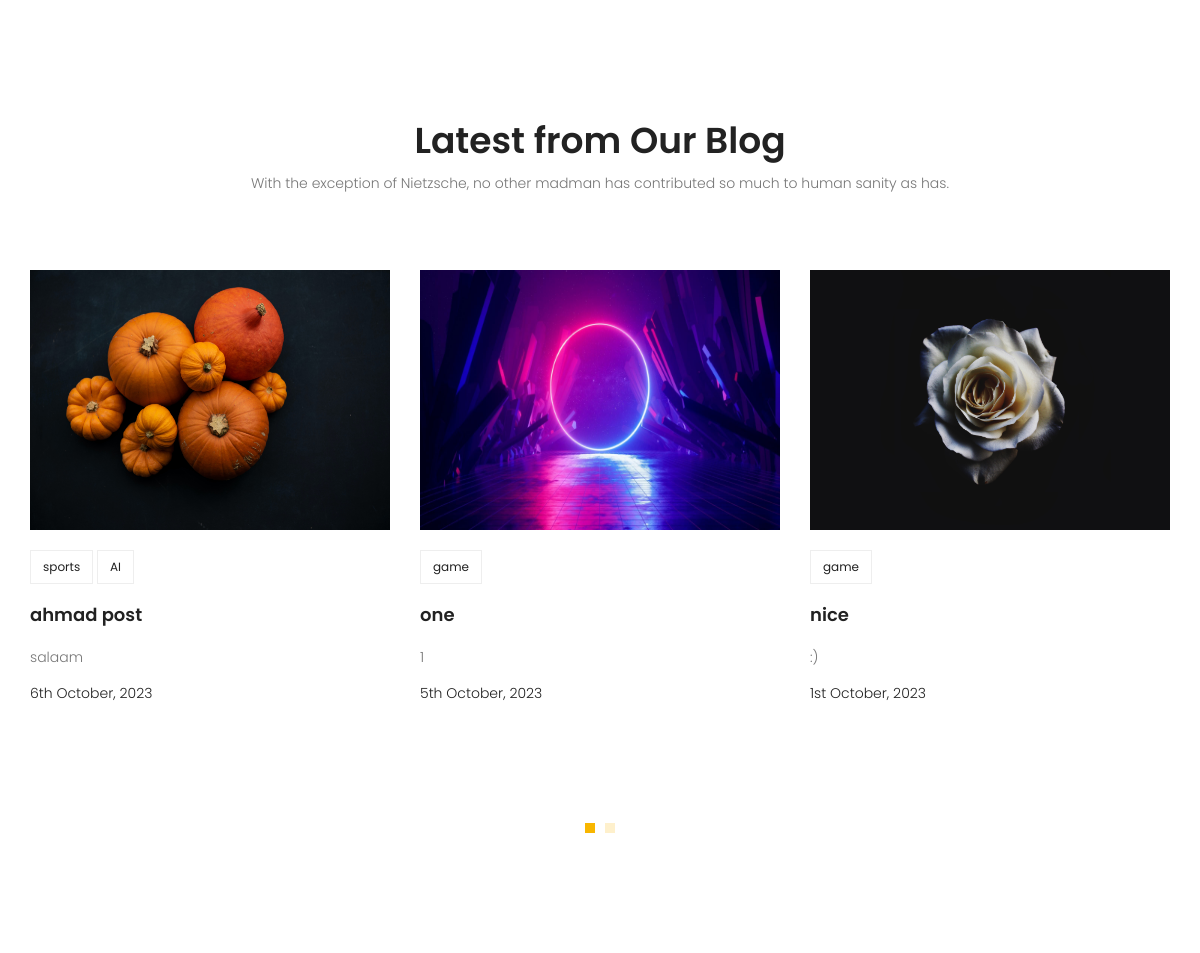
Before: / (middle part) with the older database file.
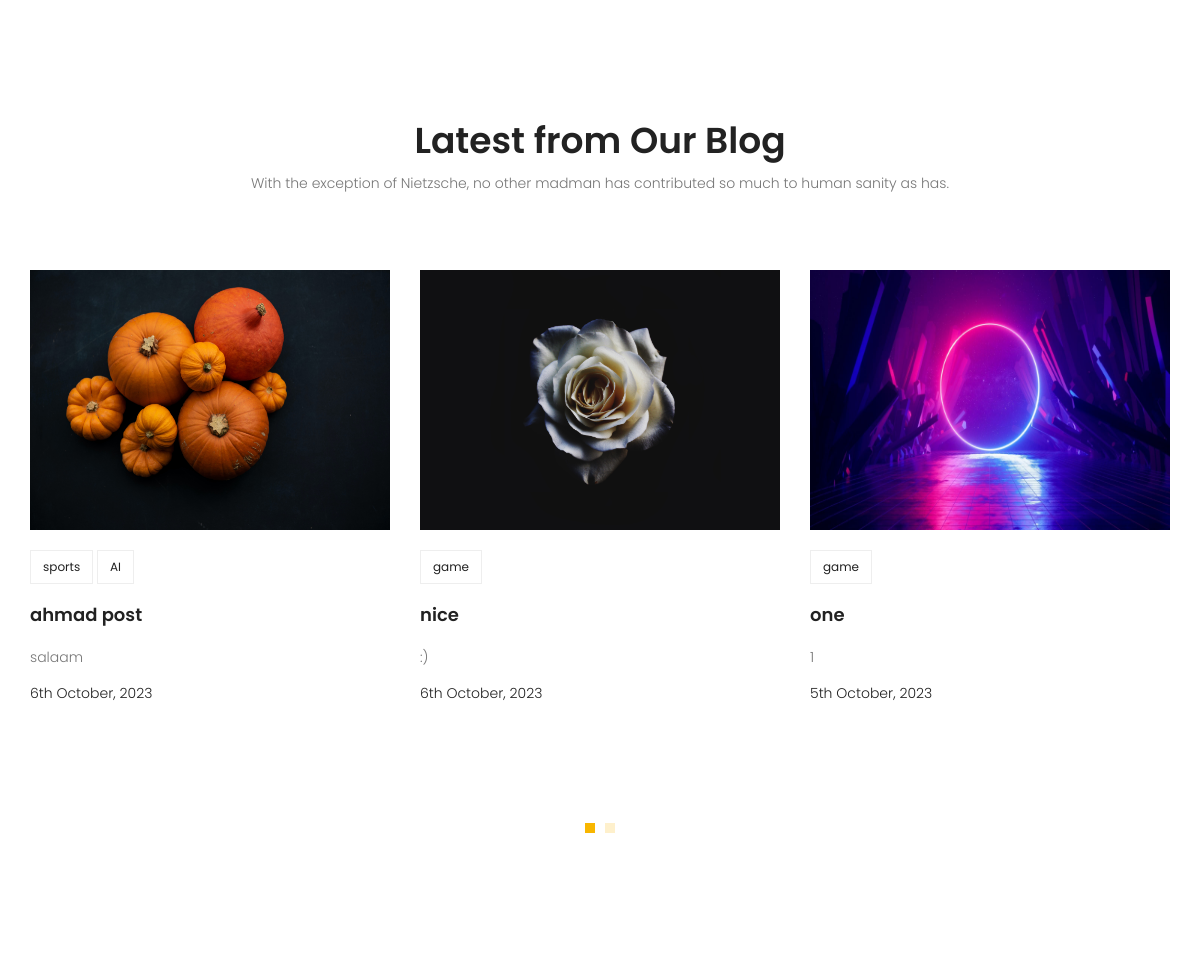
After: the same page with the newer database file.
### blog/models.py (models this page shows, shortened)
class Post(models.Model):
    title = models.CharField(max_length=255)
    content = models.TextField()
    counted_views = models.IntegerField(default=0)
    status = models.BooleanField(default=False)
    published_date = models.DateTimeField(null=True)
    created_date = models.DateTimeField(auto_now_add=True)
    updated_date = models.DateTimeField(auto_now=True)
    author = models.ForeignKey(User, on_delete=models.SET_NULL,null=True)
    counted_comment = models.IntegerField(default=0)
    category=models.ManyToManyField(Category)
    image = models.ImageField(upload_to='post_images/')
    class Meta:
        ordering = ['-created_date']

class Category(models.Model):
    name=models.CharField(max_length=31)

### webapp/views.py (the view)
# urls.py: 2. Add a URL to urlpatterns:  path('', views.home, name='home')
def home(request):
    return render(request, 'website/index.html')

### webapp/templatetags/main_tags.py (called while the page is built)
@register.inclusion_tag('website/index-blog.html')
def display_latest_posts():
    current_time = timezone.now()
    posts=Post.objects.filter(status=1,published_date__lte=current_time).order_by('-published_date')[0:6]
    return {'posts':posts}

### templates/website/index.html (shortened to what this page needs)
{% extends 'base.html' %} {% load static %} {% block content %}
{% load main_tags %}
{% display_latest_posts %}
{% endblock content %}

### templates/website/index-blog.html
<section class="recent-blog-area section-gap">
    <div class="container">
      <div class="row d-flex justify-content-center">
        <div class="menu-content pb-60 col-lg-9">
          <div class="title text-center">
            <h1 class="mb-10">Latest from Our Blog</h1>
            <p>
              With the exception of Nietzsche, no other madman has contributed so
              much to human sanity as has.
            </p>
          </div>
        </div>
      </div>
      <div class="row">
        <div class="active-recent-blog-carusel">
            {% for post in posts %}
            <div class="single-recent-blog-post item">
              <div class="thumb">
                <img class="img-fluid" src="{{ post.image.url }}" alt="{{ post.title }}" />
              </div>
              <div class="details">
                <div class="tags">
                  <ul>
                    {% for category in post.category.all %}
                      <li>
                        <a href="{% url 'blog:category' cat_name=category.name %}">{{ category.name }}</a>
                      </li>
                    {% endfor %}
                  </ul>
                </div>
                <a href="{% url 'blog:single' post.id %}"><h4 class="title">{{ post.title }}</h4></a>
                <p>{{ post.content|truncatewords:20 }}</p>
                <h6 class="date">{{ post.published_date|date:"jS F, Y" }}</h6>
              </div>
            </div>
            {% endfor %}
        </div>
      </div>
    </div>
  </section>

Changed rows visible on the page:
changed Post "nice": published_date "1st October, 2023" → "6th October, 2023"; moves up the list
